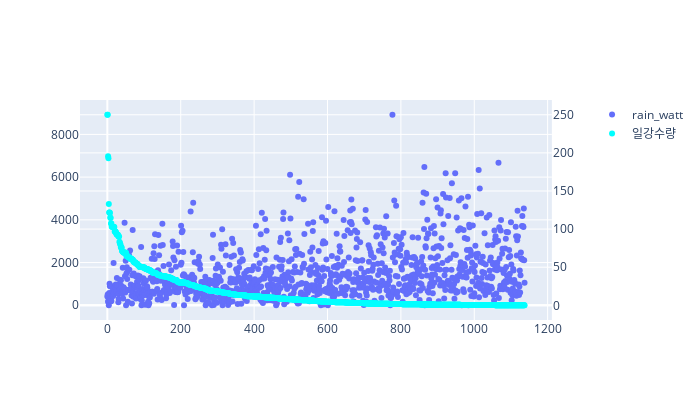

Notebook cell for this chart:
### Markdown cell above
1) 일강수량은 발전량과 상관관계가 없는가?

### Code cell
data3_rainfall = data3[data3["일강수량"] != 0.0 ]
data3_rainfall

# model_ols = smf.ols(formula="watt~최저기온+최고기온+일강수량+평균풍속+평균상대습도+가조시간+평균전운량+ env_slopesolar", data=data3_rainfall)
# model_ols = model_ols.fit()
# print(model_ols.summary())
data3_rainfall_sort = data3_rainfall.sort_values("일강수량", ascending=False)
data3_nonrainfall = data3[data3["일강수량"] == 0.0 ]
data_rainfall_sort_index = data3_rainfall_sort.reset_index()
data_rainfall_sort_index

fig = make_subplots(specs=[[{"secondary_y": True}]])

fig.add_trace(go.Scatter(x=data_rainfall_sort_index.index, y=data3_rainfall_sort["watt"], mode='markers', name="rain_watt"), secondary_y = False)
fig.add_trace(go.Scatter(x=data_rainfall_sort_index.index, y=data3_rainfall_sort["일강수량"], mode='markers', name="일강수량", line=dict(color='aqua')), secondary_y = True)
# fig.add_trace(go.Scatter(x=data3_rainfall_sort_reset_index.index, y=data3_nonrainfall["watt"], mode='markers', name="nonrain_watt", line=dict(color='red')), secondary_y = False)
fig.update_layout(width=700, height=400)

fig.show()

### Figure 1 — Plotly figure (JSON) as saved in the notebook; plotly's stock layout.template omitted (floating-point values rounded to 4 significant figures; data arrays with more than 128 entries replaced by an {"elided": "..."} marker saying what was removed)
{"data": [{"mode": "markers", "name": "rain_watt", "type": "scatter", "x": {"elided": "1138 int values"}, "xaxis": "x", "y": {"elided": "1138 float values"}, "yaxis": "y"}, {"line": {"color": "aqua"}, "mode": "markers", "name": "일강수량", "type": "scatter", "x": {"elided": "1138 int values"}, "xaxis": "x", "y": {"elided": "1138 float values"}, "yaxis": "y2"}], "layout": {"height": 400, "width": 700, "xaxis": {"anchor": "y", "domain": [0, 0.94]}, "yaxis": {"anchor": "x", "domain": [0, 1]}, "yaxis2": {"anchor": "x", "overlaying": "y", "side": "right"}}}
